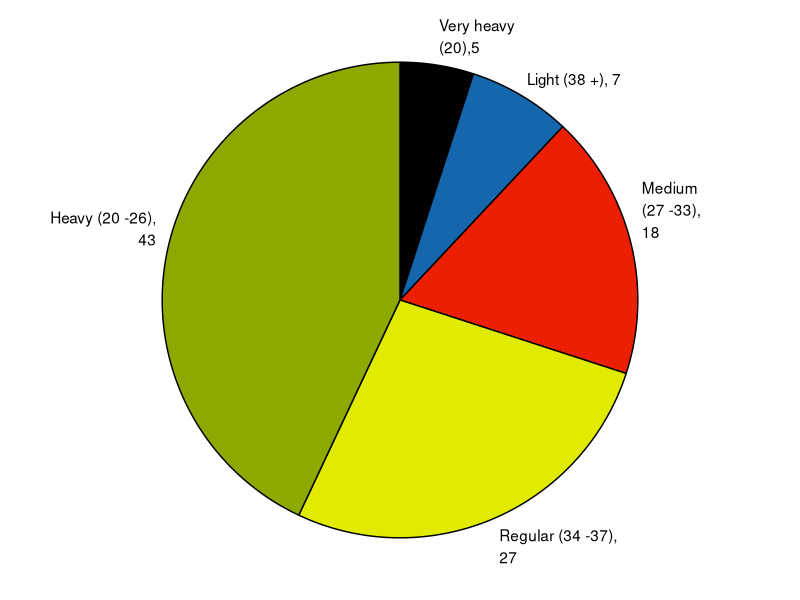
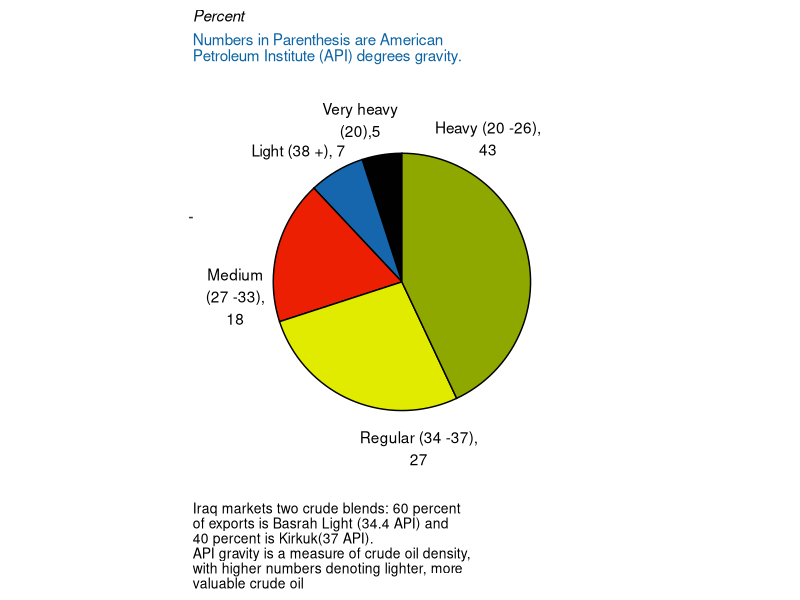

R code for these plots, in order:
## ---- chunk 1
knitr::opts_chunk$set(echo = TRUE)
## ---- chunk 2
library(tidyverse)
# I like this for coloring text: https://wilkelab.org/ggtext/
library(grid)
library(rlang)
library("ggtext")
## ---- chunk 3

pop_colors = c("#010102" , "#1566ac","#ed1f02", "#e1eb00", "#8fa800" )
#black, blue, red, yellow, green

df<- data.frame(
  type_levels= c("Very Heavy","Light", "Medium", "Regular", "Heavy"),
  value= c(5,7,18,27,43), 
  Label= c("Very heavy\n(20),5", "Light (38 +), 7", "Medium\n(27 -33),\n18", "Regular (34 -37),\n27", "Heavy (20 -26),\n43"), 
  pop_colors = c("#010102" , "#1566ac","#ed1f02", "#e1eb00", "#8fa800" )
)

df

library(dplyr)
df <- df %>% 
  mutate(end = 2 * pi * cumsum(value)/sum(value),
         start = lag(end, default = 0),
         middle = 0.5 * (start + end),
         hjust = ifelse(middle > pi, 1, 0),
         vjust = ifelse(middle < pi/2 | middle > 3 * pi/2, 0, 1))
library(ggforce) # for 'geom_arc_bar'
ggplot(df)+ 
  geom_arc_bar(aes(x0 = 0, y0 = 0, r0 = 1, r = 0,
                   start = start, end = end, fill = reorder(type_levels, value)))+
  geom_text(aes(x = 1.05 * sin(middle), y = 1.05 * cos(middle), label = Label,
                hjust = hjust, vjust = vjust)) +
  coord_fixed() +
  scale_x_continuous(limits = c(-1.5, 1.5),  # Adjust so labels are not cut off
                     name = "", breaks = NULL, labels = NULL) +
  scale_y_continuous(limits = c(-1.1, 1.1),    # Adjust so labels are not cut off
                     name = "", breaks = NULL, labels = NULL) + theme_classic()+ theme(axis.line=element_blank(),
                                  axis.text.x = element_blank(),
                                  axis.text.y= element_blank(),
                                  axis.title.x = element_blank(),
                                  axis.title.y= element_blank(),
                                  legend.position = "none") + scale_fill_manual(values= pop_colors)




## ---- chunk 4
library(ggrepel)
df<- data.frame(
  type_levels= c("Very Heavy","Light", "Medium", "Regular", "Heavy"),
  value= c(5,7,18,27,43), 
  Label= c("Very heavy\n(20),5", "Light (38 +), 7", "Medium\n(27 -33),\n18", "Regular (34 -37),\n27", "Heavy (20 -26),\n43"), 
  pop_colors = c("#010102" , "#1566ac","#ed1f02", "#e1eb00", "#8fa800" )
)
df2<- df%>%
  mutate(csum = rev(cumsum(rev(value))), 
         pos = value/2 + lead(csum, 1),
         pos = if_else(is.na(pos), value/2, pos))
  
bp<- ggplot(df2, aes(x="", y=value, fill= reorder(type_levels, value)))+ 
  geom_bar(width=1, stat= "identity", color="black") +
  geom_text(aes(x=1.8, label=Label),
            position = position_stack(vjust=0.2))
pie<- (bp+ coord_polar("y", start=0) +  # Using ggtext + HTML syntax to color text
  # For some reason '\n' doesn't work here so I used <br> instead.
  labs(title = "<p><span style = 'font-size:11pt; color:#000000'><i>Percent</span></p>",
       subtitle = "<p><span style = 'font-size:11pt; color:#0c64a4'>Numbers in Parenthesis are American</p><p><span style= 'font-size 11pt; color: #0c64a4'> Petroleum Institute (API) degrees gravity.</span></p>",
       y = "",
       x = "",
       caption ="<p><span style = 'font-size:10pt; color:#000000'>Iraq markets two crude blends: 60 percent</p><p><span style = 'font-size:10pt; color:#000000'>of exports is Basrah Light (34.4 API) and</p><p><span style = 'font-size:10pt; color:#000000'>40 percent is Kirkuk(37 API).</p><p><span style = 'font-size:10pt; color:#000000'>API gravity is a measure of crude oil density,</p><p><span style = 'font-size:10pt; color:#000000'>with higher numbers denoting lighter, more</p><p><span style = 'font-size:10pt; color:#000000'>valuable crude oil</p></span>")
+ 
  theme_classic()
+ theme(axis.line=element_blank(),
                                  axis.text.x = element_blank(),
                                  axis.text.y= element_blank(),
                                  axis.title.x = element_blank(),
                                  axis.title.y= element_blank(),
                                  legend.position = "none",
                         plot.title= element_markdown(),
                         plot.subtitle = element_markdown(),
        plot.caption= element_markdown(hjust=0))
+ scale_fill_manual(values= pop_colors))
pie

  

 
 
  
  
